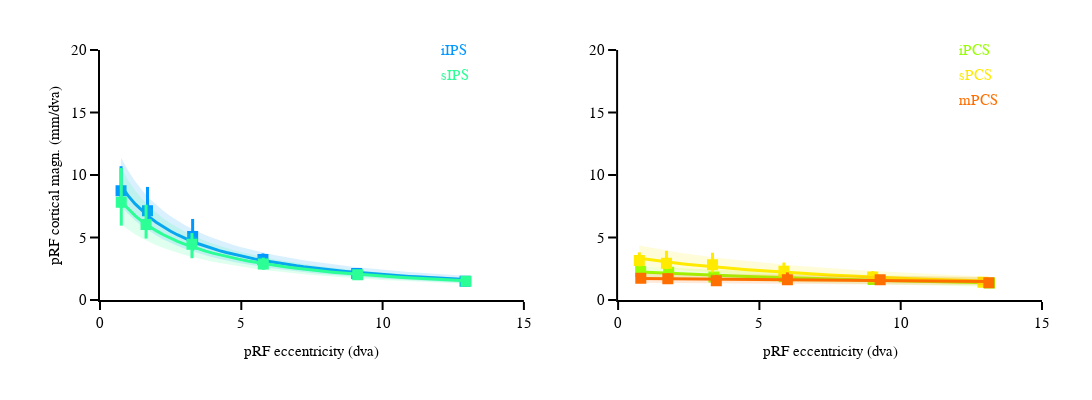

Source (notebook cell):
### Code cell
fig2, rsquared_df_pcm_size = prf_ecc_pcm_plot(df_ecc_pcm=df_ecc_pcm, fig_width=fig_width, fig_height=400, 
                        rois=rois, roi_colors=roi_colors_dict,
                        plot_groups=plot_groups, max_ecc=max_ecc)

fig2.show()
fig2.write_image("/Users/uriel/Downloads/{}_ecc_pcm.pdf".format(subject))
